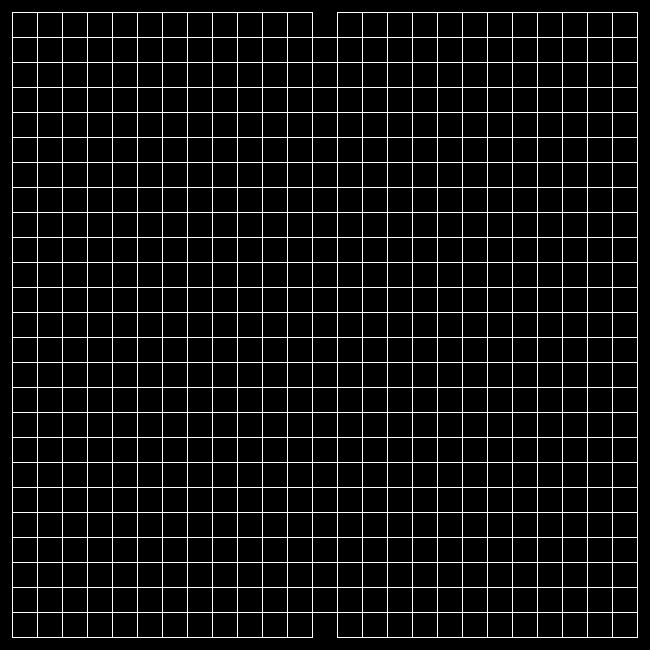
Frame 1 (no input)
Frame 60 (no input): identical to frame 1, image omitted
Frame 120 (the mouse pressed at the canvas centre since frame 60): identical to frame 1, image omitted

The p5.js sketch that drew this single still picture (run headless with seeded random() and noise() and a simulated clock; from frame 60 on, the mouse is pressed at the canvas centre):

// p5.js sketch
// ── sketch.js
var maze;
var genBot;
var player;

function setup() {
  createCanvas(650, 650);

  stopping = true;

  COUNT_SIDE = width / Cell.side - 1;
  EDGE = Cell.side/2;

  maze = [];
  for(let y = 0; y < COUNT_SIDE; y++) {
    maze.push(new Array());
    for(let x = 0; x < COUNT_SIDE; x++) {
      maze[y][x] = new Cell(x, y);
    }
  }

  genBot = new GenBot(floor(COUNT_SIDE/2),0);

  player = new Player(floor(COUNT_SIDE/2),0);
}

function keyPressed() {
  if(keyCode == 80){
    stopping = !stopping;
  }else if (player != null){
    if(keyCode == 38) {
      //arrow up
      player.move(UP);
    }else if (keyCode == 40) {
      //arrow up
      player.move(DOWN);
    }else if (keyCode == 37) {
      //arrow up
      player.move(LEFT);
    }else if (keyCode == 39) {
      //arrow up
      player.move(RIGHT);
    }
  }
}

function draw() {
  if(!stopping && genBot.counter < COUNT_SIDE*COUNT_SIDE) {
    genBot.move();   
  }

  background(0);

  for(let row of maze){
    for(let cell of row){
      cell.show();
    }
  }
}

// ── cell.js
class Cell{
    static side = 25;

    constructor(x,y){
        this.pos = createVector(x,y);
        this.visited = false;
        this.walls = [
             1,
            1,1,
             1
        ];
        this.c = color(100,0,100);
    }

    show(){
        let x = this.pos.x*Cell.side + EDGE;
        let y = this.pos.y*Cell.side + EDGE;
        let dx = x+Cell.side;
        let dy = y+Cell.side;
        let walls = this.walls;

        if(this.visited){
            fill(this.c);
            stroke(this.c);
            rect(x,y,Cell.side);
        }

        stroke(255);
        if(walls[0]){
            line(x,y,dx,y);}
        if(walls[1]){
            line(x,y,x,dy);}
        if(walls[2]){
            line(dx,dy,dx,y);
        }if(walls[3]){
            line(dx,dy,x,dy);
        }
    }
}
// ── genBot.js
class GenBot{
    constructor(x,y){
        this.pos = createVector(x,y);
        this.counter = 0;
        this.memory = [];
        this.mIndex;

        this.start = maze[y][x];
        this.start.walls[0] = 0;
        this.start.c = color(0,0,255);

        this.end = maze[COUNT_SIDE-1][x];
        this.end.walls[3] = 0;
        this.end.c = color(0,0,255);
    }

    visit(cell){
        if(!cell.visited){
            cell.visited = true;
            this.memory.push(cell.pos);
            this.counter++;
        }
    }

    breakWall(cell, dir){
        switch(dir){
            case UP:
                cell.walls[0] = 0;
                maze[cell.pos.y-1][cell.pos.x].walls[3] = 0;
                break;
            case LEFT:
                cell.walls[1] = 0;
                maze[cell.pos.y][cell.pos.x-1].walls[2] = 0;
                break;
            case RIGHT:
                cell.walls[2] = 0;
                maze[cell.pos.y][cell.pos.x+1].walls[1] = 0;
                break;
            case DOWN:
                cell.walls[3] = 0;
                maze[cell.pos.y+1][cell.pos.x].walls[0] = 0
                break;
        }
    }

    move(){
        let dx, dy, dir;
        let movable =[UP,DOWN,LEFT,RIGHT];
        let x = this.pos.x, y = this.pos.y;
        let next = null;
        let memory = this.memory;

        //visit & remember cell
        this.visit(maze[y][x]);

        if(random(0,1) > 0.2 && this.memory.length != 0)//randomly make a dead end
        {
            do{
                dir = round(random(0,movable.length-1));
    
                dx = movable[dir][0];
                dy = movable[dir][1];

                //wrong direction
                if(
                    (x+dx < 0 || x+dx >= COUNT_SIDE) ||
                    (y+dy < 0 || y+dy >= COUNT_SIDE) ||
                    maze[y+dy][x+dx].visited
                ){
                    //delete direction
                    movable.splice(dir,1);
                }else{
                    next = maze[y+dy][x+dx].pos;
                    break;
                }

            }while(movable.length != 0);
        }

        //dead end case
        if(next == null){
            memory.splice(this.mIndex, 1);
            this.mIndex = floor(random(memory.length-1))
            next = memory[this.mIndex];
        }else{
            this.breakWall(maze[y][x], movable[dir]);
            this.mIndex = memory.length-1;
        }

        if(next == null){
            this.counter = COUNT_SIDE*COUNT_SIDE;
        }else{
            this.pos = next;
        }
    }
}
// ── player.js
class Player{
    constructor(x,y){
        this.pos = createVector(x,y);
    }

    move(dir){
        let x = this.pos.x, y = this.pos.y;
        let wall;

        if(
            (x + dir[0] >= 0 && x + dir[0] < COUNT_SIDE) &&
            (y + dir[1] >= 0 && y + dir[1] < COUNT_SIDE)
        ){
            switch(dir){
                case UP:
                    wall = maze[y][x].walls[0];
                    break;
                case LEFT:
                    wall = maze[y][x].walls[1];
                    break;
                case RIGHT:
                    wall = maze[y][x].walls[2];
                    break;
                case DOWN:
                    wall = maze[y][x].walls[3]; 
                    break; 
            }

            console.log(wall);

            if(!wall){
                maze[y][x].c = color(100,0,100);
                this.pos.x += dir[0];
                this.pos.y += dir[1];
                maze[this.pos.y][this.pos.x].c = color(0,255,0);
            }
        }
    }
}
// ── variable.js
var stopping;
var EDGE;
var COUNT_SIDE;
const UP = [0,-1];
const DOWN = [0,1];
const LEFT = [-1,0];
const RIGHT = [1,0];
